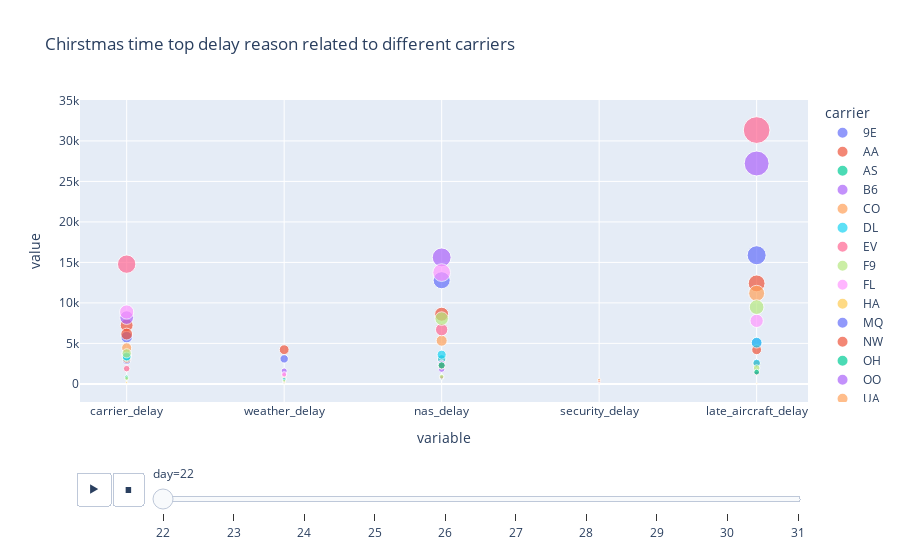

Here is the notebook cell this chart was saved with:
### Code cell
# plot the animation 
fig = px.scatter(df_delay_christmas_carrier_plot, x="variable", y="value", animation_frame="day",color='carrier',size = 'value',
title= 'Chirstmas time top delay reason related to different carriers')

fig.show()

### Figure 1 — Plotly figure (JSON) as saved in the notebook; plotly's stock layout.template omitted (floating-point values rounded to 4 significant figures)
{"data": [{"hovertemplate": "carrier=9E<br>day=22<br>variable=%{x}<br>value=%{marker.size}<extra></extra>", "legendgroup": "9E", "marker": {"color": "#636efa", "size": [2911, 233, 2681, 9, 2592], "sizemode": "area", "sizeref": 87.56, "symbol": "circle"}, "mode": "markers", "name": "9E", "orientation": "v", "showlegend": true, "type": "scatter", "x": ["carrier_delay", "weather_delay", "nas_delay", "security_delay", "late_aircraft_delay"], "xaxis": "x", "y": [2911, 233, 2681, 9, 2592], "yaxis": "y"}, {"hovertemplate": "carrier=AA<br>day=22<br>variable=%{x}<br>value=%{marker.size}<extra></extra>", "legendgroup": "AA", "marker": {"color": "#EF553B", "size": [7242, 4224, 8602, 97, 12410], "sizemode": "area", "sizeref": 87.56, "symbol": "circle"}, "mode": "markers", "name": "AA", "orientation": "v", "showlegend": true, "type": "scatter", "x": ["carrier_delay", "weather_delay", "nas_delay", "security_delay", "late_aircraft_delay"], "xaxis": "x", "y": [7242, 4224, 8602, 97, 12410], "yaxis": "y"}, {"hovertemplate": "carrier=AS<br>day=22<br>variable=%{x}<br>value=%{marker.size}<extra></extra>", "legendgroup": "AS", "marker": {"color": "#00cc96", "size": [824, 34, 728, 0, 1478], "sizemode": "area", "sizeref": 87.56, "symbol": "circle"}, "mode": "markers", "name": "AS", "orientation": "v", "showlegend": true, "type": "scatter", "x": ["carrier_delay", "weather_delay", "nas_delay", "security_delay", "late_aircraft_delay"], "xaxis": "x", "y": [824, 34, 728, 0, 1478], "yaxis": "y"}, {"hovertemplate": "carrier=B6<br>day=22<br>variable=%{x}<br>value=%{marker.size}<extra></extra>", "legendgroup": "B6", "marker": {"color": "#ab63fa", "size": [3734, 31, 1822, 34, 5051], "sizemode": "area", "sizeref": 87.56, "symbol": "circle"}, "mode": "markers", "name": "B6", "orientation": "v", "showlegend": true, "type": "scatter", "x": ["carrier_delay", "weather_delay", "nas_delay", "security_delay", "late_aircraft_delay"], "xaxis": "x", "y": [3734, 31, 1822, 34, 5051], "yaxis": "y"}, {"hovertemplate": "carrier=CO<br>day=22<br>variable=%{x}<br>value=%{marker.size}<extra></extra>", "legendgroup": "CO", "marker": {"color": "#FFA15A", "size": [3071, 210, 3051, 488, 2496], "sizemode": "area", "sizeref": 87.56, "symbol": "circle"}, "mode": "markers", "name": "CO", "orientation": "v", "showlegend": true, "type": "scatter", "x": ["carrier_delay", "weather_delay", "nas_delay", "security_delay", "late_aircraft_delay"], "xaxis": "x", "y": [3071, 210, 3051, 488, 2496], "yaxis": "y"}, {"hovertemplate": "carrier=DL<br>day=22<br>variable=%{x}<br>value=%{marker.size}<extra></extra>", "legendgroup": "DL", "marker": {"color": "#19d3f3", "size": [3570, 131, 3093, 77, 2579], "sizemode": "area", "sizeref": 87.56, "symbol": "circle"}, "mode": "markers", "name": "DL", "orientation": "v", "showlegend": true, "type": "scatter", "x": ["carrier_delay", "weather_delay", "nas_delay", "security_delay", "late_aircraft_delay"], "xaxis": "x", "y": [3570, 131, 3093, 77, 2579], "yaxis": "y"}, {"hovertemplate": "carrier=EV<br>day=22<br>variable=%{x}<br>value=%{marker.size}<extra></extra>", "legendgroup": "EV", "marker": {"color": "#FF6692", "size": [1884, 370, 809, 0, 1406], "sizemode": "area", "sizeref": 87.56, "symbol": "circle"}, "mode": "markers", "name": "EV", "orientation": "v", "showlegend": true, "type": "scatter", "x": ["carrier_delay", "weather_delay", "nas_delay", "security_delay", "late_aircraft_delay"], "xaxis": "x", "y": [1884, 370, 809, 0, 1406], "yaxis": "y"}, {"hovertemplate": "carrier=F9<br>day=22<br>variable=%{x}<br>value=%{marker.size}<extra></extra>", "legendgroup": "F9", "marker": {"color": "#B6E880", "size": [668, 72, 907, 0, 1953], "sizemode": "area", "sizeref": 87.56, "symbol": "circle"}, "mode": "markers", "name": "F9", "orientation": "v", "showlegend": true, "type": "scatter", "x": ["carrier_delay", "weather_delay", "nas_delay", "security_delay", "late_aircraft_delay"], "xaxis": "x", "y": [668, 72, 907, 0, 1953], "yaxis": "y"}, {"hovertemplate": "carrier=FL<br>day=22<br>variable=%{x}<br>value=%{marker.size}<extra></extra>", "legendgroup": "FL", "marker": {"color": "#FF97FF", "size": [3424, 2, 2460, 0, 7785], "sizemode": "area", "sizeref": 87.56, "symbol": "circle"}, "mode": "markers", "name": "FL", "orientation": "v", "showlegend": true, "type": "scatter", "x": ["carrier_delay", "weather_delay", "nas_delay", "security_delay", "late_aircraft_delay"], "xaxis": "x", "y": [3424, 2, 2460, 0, 7785], "yaxis": "y"}, {"hovertemplate": "carrier=HA<br>day=22<br>variable=%{x}<br>value=%{marker.size}<extra></extra>", "legendgroup": "HA", "marker": {"color": "#FECB52", "size": [191, 0, 5, 0, 92], "sizemode": "area", "sizeref": 87.56, "symbol": "circle"}, "mode": "markers", "name": "HA", "orientation": "v", "showlegend": true, "type": "scatter", "x": ["carrier_delay", "weather_delay", "nas_delay", "security_delay", "late_aircraft_delay"], "xaxis": "x", "y": [191, 0, 5, 0, 92], "yaxis": "y"}, {"hovertemplate": "carrier=MQ<br>day=22<br>variable=%{x}<br>value=%{marker.size}<extra></extra>", "legendgroup": "MQ", "marker": {"color": "#636efa", "size": [5769, 3093, 12802, 14, 15885], "sizemode": "area", "sizeref": 87.56, "symbol": "circle"}, "mode": "markers", "name": "MQ", "orientation": "v", "showlegend": true, "type": "scatter", "x": ["carrier_delay", "weather_delay", "nas_delay", "security_delay", "late_aircraft_delay"], "xaxis": "x", "y": [5769, 3093, 12802, 14, 15885], "yaxis": "y"}, {"hovertemplate": "carrier=NW<br>day=22<br>variable=%{x}<br>value=%{marker.size}<extra></extra>", "legendgroup": "NW", "marker": {"color": "#EF553B", "size": [6150, 645, 2248, 270, 4216], "sizemode": "area", "sizeref": 87.56, "symbol": "circle"}, "mode": "markers", "name": "NW", "orientation": "v", "showlegend": true, "type": "scatter", "x": ["carrier_delay", "weather_delay", "nas_delay", "security_delay", "late_aircraft_delay"], "xaxis": "x", "y": [6150, 645, 2248, 270, 4216], "yaxis": "y"}, {"hovertemplate": "carrier=OH<br>day=22<br>variable=%{x}<br>value=%{marker.size}<extra></extra>", "legendgroup": "OH", "marker": {"color": "#00cc96", "size": [3293, 641, 2291, 0, 1454], "sizemode": "area", "sizeref": 87.56, "symbol": "circle"}, "mode": "markers", "name": "OH", "orientation": "v", "showlegend": true, "type": "scatter", "x": ["carrier_delay", "weather_delay", "nas_delay", "security_delay", "late_aircraft_delay"], "xaxis": "x", "y": [3293, 641, 2291, 0, 1454], "yaxis": "y"}, {"hovertemplate": "carrier=OO<br>day=22<br>variable=%{x}<br>value=%{marker.size}<extra></extra>", "legendgroup": "OO", "marker": {"color": "#ab63fa", "size": [8188, 1597, 15621, 0, 27214], "sizemode": "area", "sizeref": 87.56, "symbol": "circle"}, "mode": "markers", "name": "OO", "orientation": "v", "showlegend": true, "type": "scatter", "x": ["carrier_delay", "weather_delay", "nas_delay", "security_delay", "late_aircraft_delay"], "xaxis": "x", "y": [8188, 1597, 15621, 0, 27214], "yaxis": "y"}, {"hovertemplate": "carrier=UA<br>day=22<br>variable=%{x}<br>value=%{marker.size}<extra></extra>", "legendgroup": "UA", "marker": {"color": "#FFA15A", "size": [4454, 240, 5334, 0, 11186], "sizemode": "area", "sizeref": 87.56, "symbol": "circle"}, "mode": "markers", "name": "UA", "orientation": "v", "showlegend": true, "type": "scatter", "x": ["carrier_delay", "weather_delay", "nas_delay", "security_delay", "late_aircraft_delay"], "xaxis": "x", "y": [4454, 240, 5334, 0, 11186], "yaxis": "y"}, {"hovertemplate": "carrier=US<br>day=22<br>variable=%{x}<br>value=%{marker.size}<extra></extra>", "legendgroup": "US", "marker": {"color": "#19d3f3", "size": [3396, 546, 3607, 57, 5098], "sizemode": "area", "sizeref": 87.56, "symbol": "circle"}, "mode": "markers", "name": "US", "orientation": "v", "showlegend": true, "type": "scatter", "x": ["carrier_delay", "weather_delay", "nas_delay", "security_delay", "late_aircraft_delay"], "xaxis": "x", "y": [3396, 546, 3607, 57, 5098], "yaxis": "y"}, {"hovertemplate": "carrier=WN<br>day=22<br>variable=%{x}<br>value=%{marker.size}<extra></extra>", "legendgroup": "WN", "marker": {"color": "#FF6692", "size": [14787, 1093, 6691, 146, 31340], "sizemode": "area", "sizeref": 87.56, "symbol": "circle"}, "mode": "markers", "name": "WN", "orientation": "v", "showlegend": true, "type": "scatter", "x": ["carrier_delay", "weather_delay", "nas_delay", "security_delay", "late_aircraft_delay"], "xaxis": "x", "y": [14787, 1093, 6691, 146, 31340], "yaxis": "y"}, {"hovertemplate": "carrier=XE<br>day=22<br>variable=%{x}<br>value=%{marker.size}<extra></extra>", "legendgroup": "XE", "marker": {"color": "#B6E880", "size": [3772, 394, 8062, 81, 9480], "sizemode": "area", "sizeref": 87.56, "symbol": "circle"}, "mode": "markers", "name": "XE", "orientation": "v", "showlegend": true, "type": "scatter", "x": ["carrier_delay", "weather_delay", "nas_delay", "security_delay", "late_aircraft_delay"], "xaxis": "x", "y": [3772, 394, 8062, 81, 9480], "yaxis": "y"}, {"hovertemplate": "carrier=YV<br>day=22<br>variable=%{x}<br>value=%{marker.size}<extra></extra>", "legendgroup": "YV", "marker": {"color": "#FF97FF", "size": [8877, 1196, 13741, 65, 0], "sizemode": "area", "sizeref": 87.56, "symbol": "circle"}, "mode": "markers", "name": "YV", "orientation": "v", "showlegend": true, "type": "scatter", "x": ["carrier_delay", "weather_delay", "nas_delay", "security_delay", "late_aircraft_delay"], "xaxis": "x", "y": [8877, 1196, 13741, 65, 0], "yaxis": "y"}], "layout": {"legend": {"itemsizing": "constant", "title": {"text": "carrier"}, "tracegroupgap": 0}, "sliders": [{"active": 0, "currentvalue": {"prefix": "day="}, "len": 0.9, "pad": {"b": 10, "t": 60}, "steps": [{"args": [["22"], {"frame": {"duration": 0, "redraw": false}, "fromcurrent": true, "mode": "immediate", "transition": {"duration": 0, "easing": "linear"}}], "label": "22", "method": "animate"}, {"args": [["23"], {"frame": {"duration": 0, "redraw": false}, "fromcurrent": true, "mode": "immediate", "transition": {"duration": 0, "easing": "linear"}}], "label": "23", "method": "animate"}, {"args": [["24"], {"frame": {"duration": 0, "redraw": false}, "fromcurrent": true, "mode": "immediate", "transition": {"duration": 0, "easing": "linear"}}], "label": "24", "method": "animate"}, {"args": [["25"], {"frame": {"duration": 0, "redraw": false}, "fromcurrent": true, "mode": "immediate", "transition": {"duration": 0, "easing": "linear"}}], "label": "25", "method": "animate"}, {"args": [["26"], {"frame": {"duration": 0, "redraw": false}, "fromcurrent": true, "mode": "immediate", "transition": {"duration": 0, "easing": "linear"}}], "label": "26", "method": "animate"}, {"args": [["27"], {"frame": {"duration": 0, "redraw": false}, "fromcurrent": true, "mode": "immediate", "transition": {"duration": 0, "easing": "linear"}}], "label": "27", "method": "animate"}, {"args": [["28"], {"frame": {"duration": 0, "redraw": false}, "fromcurrent": true, "mode": "immediate", "transition": {"duration": 0, "easing": "linear"}}], "label": "28", "method": "animate"}, {"args": [["29"], {"frame": {"duration": 0, "redraw": false}, "fromcurrent": true, "mode": "immediate", "transition": {"duration": 0, "easing": "linear"}}], "label": "29", "method": "animate"}, {"args": [["30"], {"frame": {"duration": 0, "redraw": false}, "fromcurrent": true, "mode": "immediate", "transition": {"duration": 0, "easing": "linear"}}], "label": "30", "method": "animate"}, {"args": [["31"], {"frame": {"duration": 0, "redraw": false}, "fromcurrent": true, "mode": "immediate", "transition": {"duration": 0, "easing": "linear"}}], "label": "31", "method": "animate"}], "x": 0.1, "xanchor": "left", "y": 0, "yanchor": "top"}], "title": {"text": "Chirstmas time top delay reason related to different carriers"}, "updatemenus": [{"buttons": [{"args": [null, {"frame": {"duration": 500, "redraw": false}, "fromcurrent": true, "mode": "immediate", "transition": {"duration": 500, "easing": "linear"}}], "label": "&#9654;", "method": "animate"}, {"args": [[null], {"frame": {"duration": 0, "redraw": false}, "fromcurrent": true, "mode": "immediate", "transition": {"duration": 0, "easing": "linear"}}], "label": "&#9724;", "method": "animate"}], "direction": "left", "pad": {"r": 10, "t": 70}, "showactive": false, "type": "buttons", "x": 0.1, "xanchor": "right", "y": 0, "yanchor": "top"}], "xaxis": {"anchor": "y", "domain": [0, 1], "title": {"text": "variable"}}, "yaxis": {"anchor": "x", "domain": [0, 1], "title": {"text": "value"}}}}
